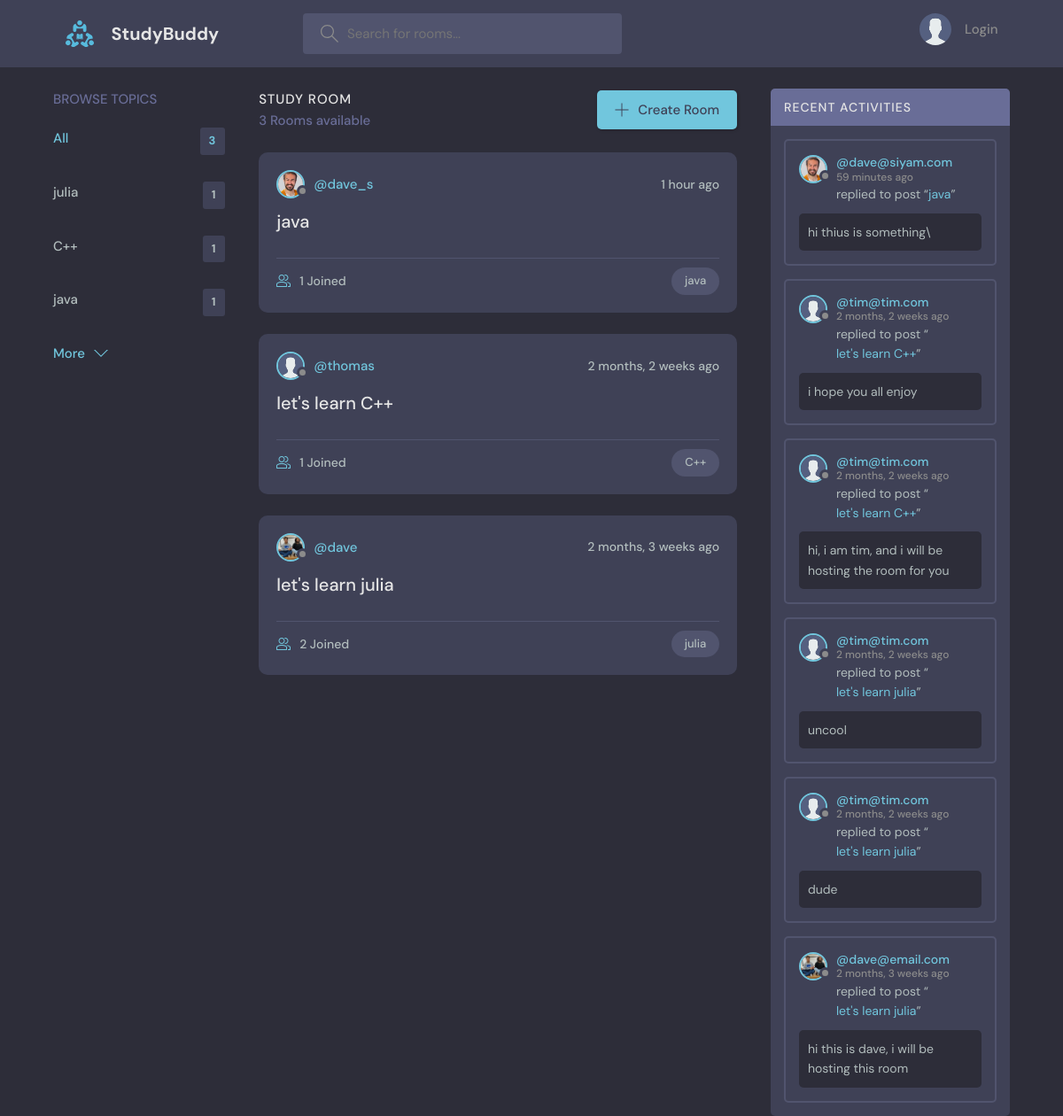
The page / on the database its author committed.
### base/models.py (models this page shows, shortened)
class Topic( models.Model):
    name = models.CharField( max_length = 200)

class Room( models.Model ):
    host = models.ForeignKey( User, on_delete = models.SET_NULL ,  null = True)
    topic = models.ForeignKey( Topic, on_delete = models.SET_NULL, null = True )
    name = models.CharField( max_length = 200 )
    description = models.TextField( null = True, blank = True )
    participants = models.ManyToManyField(User , related_name = 'participants', blank = True )
    updated = models.DateTimeField( auto_now = True )
    created = models.DateTimeField( auto_now_add = True )
    class Meta:
        ordering = ['-updated', '-created']
    def __str__ (self):
        return self.name

class User( AbstractUser ):
    name = models.CharField(max_length=200, null=True)
    email = models.EmailField( unique=True ,null=True)
    bio = models.TextField(null=True)
    avatar =models.ImageField(null=True, default="avatar.svg")
    USERNAME_FIELD = 'email'
    REQUIRED_FIELDS = []

class Message( models.Model ):
    user = models.ForeignKey(User, on_delete = models.CASCADE)
    room = models.ForeignKey( Room, on_delete = models.CASCADE)
    body = models.TextField()
    updated = models.DateTimeField( auto_now = True)
    created = models.DateTimeField( auto_now_add = True)
    class Meta:
        ordering = ['-updated', '-created']

### base/views.py (the view)
# urls.py: path('', views.home, name="home"),
def home( request ):
    q = request.GET.get( 'q' ) if request.GET.get( 'q' ) != None else ''
    rooms = Room.objects.filter(
        Q ( topic__name__icontains = q ) |
        Q ( name__icontains = q ) |
        Q ( description__icontains = q)
        )[0:10]
    topics = Topic.objects.all()[0:5] # limits the topic count in the home page
    room_count = rooms.count()
    room_messages = Message.objects.filter(Q(
        room__topic__name__icontains = q
    ))[0:11] # limits message count to be viewed to 11 elements
    context = { 'rooms' : rooms, 'topics': topics ,
                'room_count': room_count, 'room_messages': room_messages }
    return render( request, 'base/home.html', context )

### base/templates/base/home.html (shortened to what this page needs)
{% extends 'main.html' %}
{% load static %}
{% block content %}
<main class="layout layout--3">
      <div class="container">
        {% include 'base/topics_components.html' %}
        <div class="roomList">
          <div class="roomList__header">
            <div>
              <h2>Study Room</h2>
              <p>{{room_count}} Rooms available</p>
            </div>
            <a class="btn btn--main" href="{% url 'create-room' %}">
              <svg version="1.1" xmlns="http://www.w3.org/2000/svg" width="32" height="32" viewBox="0 0 32 32">
                <title>add</title>
                <path
                  d="M16.943 0.943h-1.885v14.115h-14.115v1.885h14.115v14.115h1.885v-14.115h14.115v-1.885h-14.115v-14.115z"
                ></path>
              </svg>
              Create Room
            </a>
          </div>
          {% include 'base/feed_component.html' %}
        </div>
        {% include 'base/activity_component.html' %}
      </div>
    </main>
{% endblock content %}

### base/templates/base/topics_components.html
<div class="topics">
    <div class="topics__header">
      <h2>Browse Topics</h2>
    </div>
    <ul class="topics__list">
      <li>
        <a href="{% url 'home' %}" class="active">All <span>{{topics.count}}</span></a>
      </li>
      {% for topic in topics %}
      <li>
        <a href="{% url 'home' %}?q={{topic.name}}">{{topic.name}} <span>{{topic.room_set.all.count}}</span></a>
      </li>
      {% endfor %}
    </ul>
    <a class="btn btn--link" href="{% url 'topics' %}">
      More
      <svg version="1.1" xmlns="http://www.w3.org/2000/svg" width="32" height="32" viewBox="0 0 32 32">
        <title>chevron-down</title>
        <path d="M16 21l-13-13h-3l16 16 16-16h-3l-13 13z"></path>
      </svg>
    </a>
  </div>

### base/templates/base/feed_component.html (shortened to what this page needs)
{% for room in rooms %}
<div class="roomListRoom">
    <div class="roomListRoom__header">
      <a href="{% url 'user-profile' room.host.id %}" class="roomListRoom__author">
        <div class="avatar avatar--small">
          <img src= "{{room.host.avatar.url}}" />
        </div>
        <span>@{{room.host.username}}</span>
      </a>
      <div class="roomListRoom__actions">
        <span>{{room.created|timesince}} ago</span>
      </div>
    </div>
    <div class="roomListRoom__content">
      <a href="{% url 'room' room.id %}">{{room.name}}</a>
    </div>
    <div class="roomListRoom__meta">
      <a href="{% url 'room' room.id %}" class="roomListRoom__joined">
        {{room.participants.all.count}} Joined
      </a>
      <p class="roomListRoom__topic">{{room.topic.name}}</p>
    </div>
  </div>
{% endfor %}

### base/templates/base/activity_component.html (shortened to what this page needs)
<div class="activities">
    <div class="activities__header">
      <h2>Recent Activities</h2>
    </div>
    {% for message in room_messages %}
    <div class="activities__box">
      <div class="activities__boxHeader roomListRoom__header">
        <a href="{% url 'user-profile' message.user.id %}" class="roomListRoom__author">
          <div class="avatar avatar--small">
            <img src="{{message.user.avatar.url}}" />
          </div>
          <p>
            @{{message.user}}
            <span>{{message.created|timesince}} ago</span>
          </p>
        </a>
      </div>
      <div class="activities__boxContent">
        <p>replied to post “<a href="{% url 'room' message.room.id %}">{{message.room}}</a>”</p>
        <div class="activities__boxRoomContent">
          {{message.body}}
        </div>
      </div>
    </div>
    {% endfor %}
  </div>

### rows shown on the page
Topic: name "julia", room_set.all.count "1"
Topic: name "C++", room_set.all.count "1"
Topic: name "java", room_set.all.count "1"
Room: host.avatar (picture), host.username "dave_s", created "1 hour", name "java", participants.all.count "1", topic.name "java"
Room: host.avatar (placeholder picture), host.username "thomas", created "2 months, 2 weeks", name "let's learn C++", participants.all.count "1", topic.name "C++"
Room: host.avatar (picture), host.username "dave", created "2 months, 3 weeks", name "let's learn julia", participants.all.count "2", topic.name "julia"
Message: user.avatar (picture), user "dave@siyam.com", created "59 minutes", room "java", body "hi thius is something\\"
Message: user.avatar (placeholder picture), user "tim@tim.com", created "2 months, 2 weeks", room "let's learn C++", body "i hope you all enjoy"
Message: user.avatar (placeholder picture), user "tim@tim.com", created "2 months, 2 weeks", room "let's learn C++", body "hi, i am tim, and i will be hosting the room for you"
Message: user.avatar (placeholder picture), user "tim@tim.com", created "2 months, 2 weeks", room "let's learn julia", body "uncool"
Message: user.avatar (placeholder picture), user "tim@tim.com", created "2 months, 2 weeks", room "let's learn julia", body "dude"
Message: user.avatar (picture), user "dave@email.com", created "2 months, 3 weeks", room "let's learn julia", body "hi this is dave, i will be hosting this room"

### other values the page prints
{{ topics.count }} "3"
{{ room_count }} "3"
